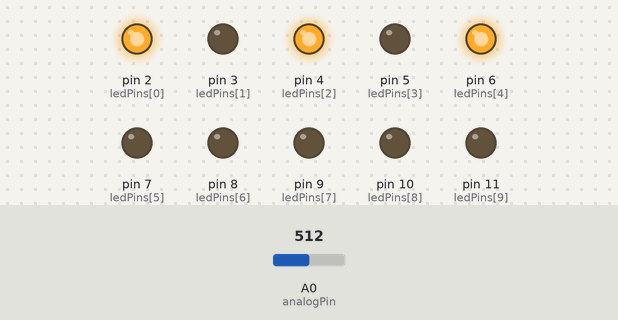
Recording of a sketch running on a simulated Arduino Uno, built with avr-gcc and run on an emulated ATmega328P. On the bench: output pins drawn as LEDs (lit = HIGH). The inputs (shaded band) are chosen by the test bench; at power-on: A0 (analogPin) = 512.

Above: at 1.2 s.
1.3 s: A0 (analogPin) set to 500
At 2.5 s:
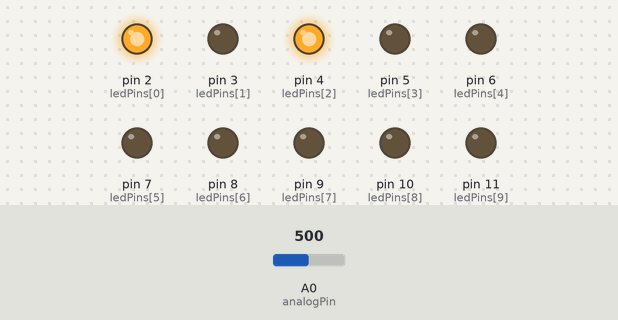
2.8 s: A0 (analogPin) set to 318
4.3 s: A0 (analogPin) set to 292
At 4.9 s:
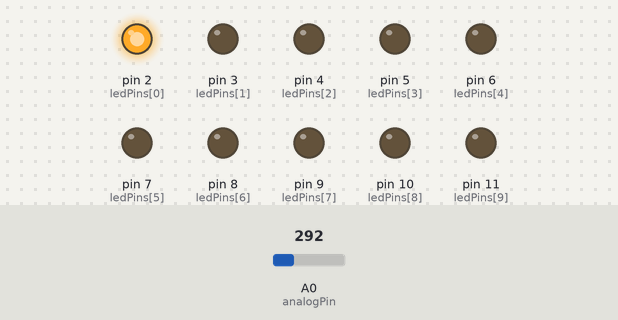
5.8 s: A0 (analogPin) set to 114
7.3 s: A0 (analogPin) set to 95
At 8.4 s:
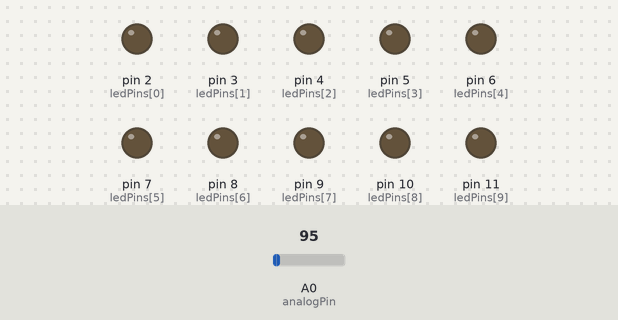
8.8 s: A0 (analogPin) set to 122
At 9.6 s:
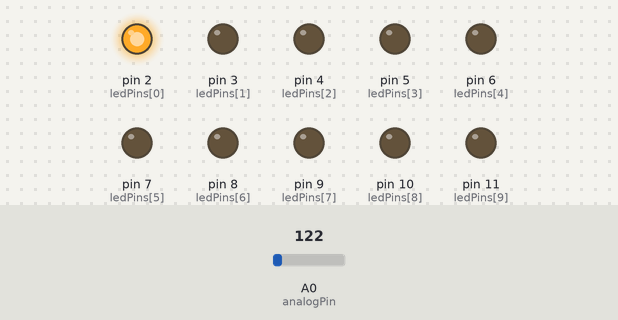
Timing chart, 0 to 11.3 s (numbered marks = the images above; inputs shaded):
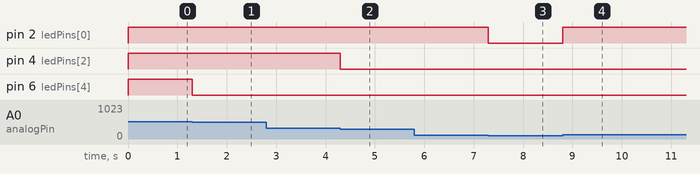

The sketch:

Projekt_06-Stapeldiagram-ovn1.ino
```cpp
/************************************************
   Projekt 6 - Stapeldiagram - övn 1
*************************************************/
const int analogPin = A0;
const int ledSize = 10;

int ledPins[] = { 2, 3, 4, 5, 6, 7, 8, 9, 10, 11 };

void setup() {
  for (int index = 0; index < ledSize; index++) {
    pinMode(ledPins[index], OUTPUT);
  }
}

void loop() {
  int analogValue = analogRead(analogPin);

  int ledLevel = map(analogValue, 0, 1023, 0, ledSize);

  for (int index = 0; index < ledSize; index+=2) {
    if (index < ledLevel)
    {
      digitalWrite(ledPins[index], HIGH);
    }
    else {
      digitalWrite(ledPins[index], LOW);
    }
  }
}
```

Measured:
- the behaviour switches between 512 and 511 on A0 (analogPin) (found by bisection; images 0 and 1)
- the behaviour switches between 307 and 306 on A0 (analogPin) (found by bisection; images 1 and 2)
- the behaviour switches between 103 and 102 on A0 (analogPin) (found by bisection; images 2 and 3)
- after the input at 1.3 s, pin 6 (ledPins[4]): HIGH → LOW at once
- after the input at 2.8 s, every drawn part: stays the same
- after the input at 4.3 s, pin 4 (ledPins[2]): HIGH → LOW at once
- after the input at 5.8 s, every drawn part: stays the same
- after the input at 7.3 s, pin 2 (ledPins[0]): HIGH → LOW at once
- after the input at 8.8 s, pin 2 (ledPins[0]): LOW → HIGH at once
